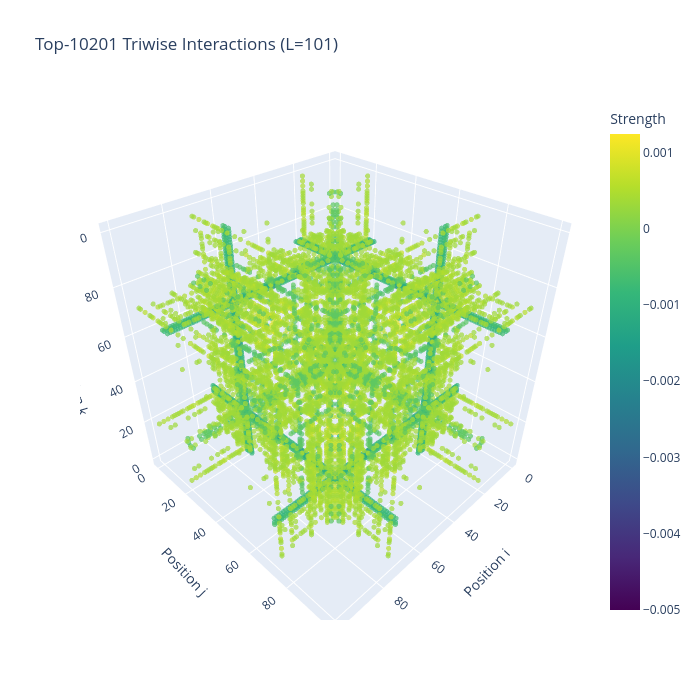

Notebook cell for this chart:
### Code cell
# Interactive 3D visualization of top triwise interactions
L = triwise_apc.shape[0]
N_top = L * L  # top-L² triplets

# Get indices of strongest interactions (excluding diagonal planes already zeroed)
flat_idx = np.argsort(np.abs(triwise_apc).ravel())[::-1][:N_top]
i, j, k = np.unravel_index(flat_idx, triwise_apc.shape)
vals = triwise_apc[i, j, k]

fig = go.Figure(data=[go.Scatter3d(
    x=i, y=j, z=k,
    mode='markers',
    marker=dict(
        size=3,
        color=vals,
        colorscale='Viridis',
        opacity=0.7,
        colorbar=dict(title='Strength')
    ),
    text=[f'({i_},{j_},{k_}): {v:.2e}' for i_, j_, k_, v in zip(i, j, k, vals)],
    hoverinfo='text'
)])
fig.update_layout(
    title=f'Top-{N_top} Triwise Interactions (L={L})',
    scene=dict(
        xaxis_title='Position i',
        yaxis_title='Position j',
        zaxis_title='Position k',
        aspectmode='cube'
    ),
    width=700,
    height=700
)
fig.show()

### Figure 1 — Plotly figure (JSON) as saved in the notebook; plotly's stock layout.template omitted (floating-point values rounded to 4 significant figures; data arrays with more than 128 entries replaced by an {"elided": "..."} marker saying what was removed)
{"data": [{"hoverinfo": "text", "marker": {"color": {"elided": "10201 float values"}, "colorbar": {"title": {"text": "Strength"}}, "colorscale": [[0, "#440154"], [0.1111, "#482878"], [0.2222, "#3e4989"], [0.3333, "#31688e"], [0.4444, "#26828e"], [0.5556, "#1f9e89"], [0.6667, "#35b779"], [0.7778, "#6ece58"], [0.8889, "#b5de2b"], [1, "#fde725"]], "opacity": 0.7, "size": 3}, "mode": "markers", "text": {"elided": "10201 str values"}, "type": "scatter3d", "x": {"elided": "10201 int values"}, "y": {"elided": "10201 int values"}, "z": {"elided": "10201 int values"}}], "layout": {"height": 700, "scene": {"aspectmode": "cube", "xaxis": {"title": {"text": "Position i"}}, "yaxis": {"title": {"text": "Position j"}}, "zaxis": {"title": {"text": "Position k"}}}, "title": {"text": "Top-10201 Triwise Interactions (L=101)"}, "width": 700}}
